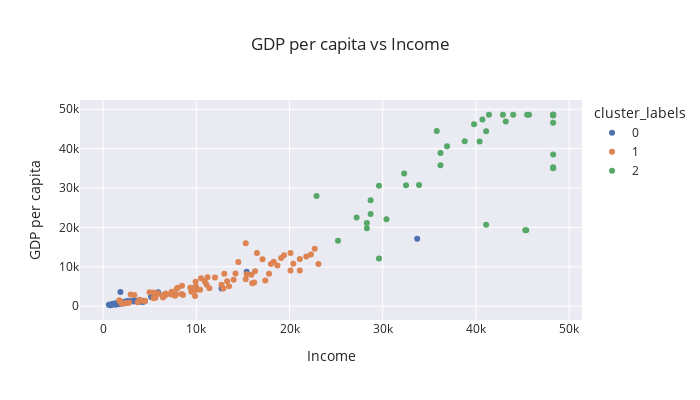

The notebook cell this image was saved under:
### Markdown cell above
#### Observation:

- **cluster 1 :** countries with medium level or average level of GDP per capita and medium or average level of Child mortality rate.

- **cluster 2 :** countries with very high GDP per capita and very low Child Mortality Rate.

- **cluster 0 :** countries with very low GDP per capita and very high Child Mortality Rate.

### Code cell
# GDP per capita vs Income 
px.scatter(countries, x="income", y="gdpp", hover_name="country", color="cluster_labels", 
           width=700, height=400, template="seaborn", 
           labels={"income":"Income", "gdpp":"GDP per capita"},
           title="GDP per capita vs Income")

### Figure 1 — Plotly figure (JSON) as saved in the notebook; plotly's stock layout.template omitted (floating-point values rounded to 4 significant figures)
{"data": [{"hoverlabel": {"namelength": 0}, "hovertemplate": "<b>%{hovertext}</b><br><br>cluster_labels=0<br>Income=%{x}<br>GDP per capita=%{y}", "hovertext": ["Afghanistan", "Angola", "Benin", "Burkina Faso", "Burundi", "Cameroon", "Central African Republic", "Chad", "Comoros", "Congo, Dem. Rep.", "Congo, Rep.", "Cote d'Ivoire", "Equatorial Guinea", "Eritrea", "Gabon", "Gambia", "Ghana", "Guinea", "Guinea-Bissau", "Haiti", "Iraq", "Kenya", "Lao", "Lesotho", "Liberia", "Madagascar", "Malawi", "Mali", "Mauritania", "Mozambique", "Niger", "Nigeria", "Pakistan", "Rwanda", "Senegal", "Sierra Leone", "Sudan", "Tanzania", "Timor-Leste", "Togo", "Uganda", "Yemen", "Zambia"], "legendgroup": "0", "marker": {"color": "rgb(76,114,176)", "symbol": "circle"}, "mode": "markers", "name": "0", "showlegend": true, "type": "scatter", "x": [1610, 5900, 1820, 1430, 764, 2660, 888, 1930, 1410, 609, 5190, 2690, 33700, 1420, 15400, 1660, 3060, 1190, 1390, 1500, 12700, 2480, 3980, 2380, 700, 1390, 1030, 1870, 3320, 918, 814, 5150, 4280, 1350, 2180, 1220, 3370, 2090, 1850, 1210, 1540, 4480, 3280], "xaxis": "x", "y": [553, 3530, 758, 575, 231, 1310, 446, 897, 769, 334, 2740, 1220, 17100, 482, 8750, 562, 1310, 648, 547, 662, 4500, 967, 1140, 1170, 327, 413, 459, 708, 1200, 419, 348, 2330, 1040, 563, 1000, 399, 1480, 702, 3600, 488, 595, 1310, 1460], "yaxis": "y"}, {"hoverlabel": {"namelength": 0}, "hovertemplate": "<b>%{hovertext}</b><br><br>cluster_labels=1<br>Income=%{x}<br>GDP per capita=%{y}", "hovertext": ["Albania", "Algeria", "Antigua and Barbuda", "Argentina", "Armenia", "Azerbaijan", "Bangladesh", "Barbados", "Belarus", "Belize", "Bhutan", "Bolivia", "Bosnia and Herzegovina", "Botswana", "Brazil", "Bulgaria", "Cambodia", "Cape Verde", "Chile", "China", "Colombia", "Costa Rica", "Croatia", "Dominican Republic", "Ecuador", "Egypt", "El Salvador", "Estonia", "Fiji", "Georgia", "Grenada", "Guatemala", "Guyana", "Hungary", "India", "Indonesia", "Iran", "Jamaica", "Jordan", "Kazakhstan", "Kiribati", "Kyrgyz Republic", "Latvia", "Lebanon", "Lithuania", "Macedonia, FYR", "Malaysia", "Maldives", "Mauritius", "Micronesia, Fed. Sts.", "Moldova", "Mongolia", "Montenegro", "Morocco", "Myanmar", "Namibia", "Nepal", "Panama", "Paraguay", "Peru", "Philippines", "Poland", "Romania", "Russia", "Samoa", "Serbia", "Seychelles", "Solomon Islands", "South Africa", "Sri Lanka", "St. Vincent and the Grenadines", "Suriname", "Tajikistan", "Thailand", "Tonga", "Tunisia", "Turkey", "Turkmenistan", "Ukraine", "Uruguay", "Uzbekistan", "Vanuatu", "Venezuela", "Vietnam"], "legendgroup": "1", "marker": {"color": "rgb(221,132,82)", "symbol": "circle"}, "mode": "markers", "name": "1", "showlegend": true, "type": "scatter", "x": [9930, 12900, 19100, 18700, 6700, 16000, 2440, 15300, 16200, 7880, 6420, 5410, 9720, 13300, 14500, 15300, 2520, 5830, 19400, 9530, 10900, 13000, 20100, 11100, 9350, 9860, 7300, 22700, 7350, 6730, 11200, 6710, 5840, 22300, 4410, 8430, 17400, 8000, 9470, 20100, 1730, 2790, 18300, 16300, 21100, 11400, 21100, 10500, 15900, 3340, 3910, 7710, 14000, 6440, 3720, 8460, 1990, 15400, 7290, 9960, 5600, 21800, 17800, 23100, 5400, 12700, 20400, 1780, 12000, 8560, 9920, 14200, 2110, 13500, 4980, 10400, 18000, 9940, 7820, 17100, 4240, 2950, 16500, 4490], "xaxis": "x", "y": [4090, 4460, 12200, 10300, 3220, 5840, 758, 16000, 6030, 4340, 2180, 1980, 4610, 6350, 11200, 6840, 786, 3310, 12900, 4560, 6250, 8200, 13500, 5450, 4660, 2600, 2990, 14600, 3650, 2960, 7370, 2830, 3040, 13100, 1350, 3110, 6530, 4680, 3680, 9070, 1490, 880, 11300, 8860, 12000, 4540, 9070, 7100, 8000, 2860, 1630, 2650, 6680, 2830, 988, 5190, 592, 8080, 3230, 5020, 2130, 12600, 8230, 10700, 3450, 5410, 10800, 1290, 7280, 2810, 6230, 8300, 738, 5080, 3550, 4140, 10700, 4440, 2970, 11900, 1380, 2970, 13500, 1310], "yaxis": "y"}, {"hoverlabel": {"namelength": 0}, "hovertemplate": "<b>%{hovertext}</b><br><br>cluster_labels=2<br>Income=%{x}<br>GDP per capita=%{y}", "hovertext": ["Australia", "Austria", "Bahamas", "Bahrain", "Belgium", "Brunei", "Canada", "Cyprus", "Czech Republic", "Denmark", "Finland", "France", "Germany", "Greece", "Iceland", "Ireland", "Israel", "Italy", "Japan", "Kuwait", "Libya", "Luxembourg", "Malta", "Netherlands", "New Zealand", "Norway", "Oman", "Portugal", "Qatar", "Saudi Arabia", "Singapore", "Slovak Republic", "Slovenia", "South Korea", "Spain", "Sweden", "Switzerland", "United Arab Emirates", "United Kingdom", "United States"], "legendgroup": "2", "marker": {"color": "rgb(85,168,104)", "symbol": "circle"}, "mode": "markers", "name": "2", "showlegend": true, "type": "scatter", "x": [41400, 43200, 22900, 41100, 41100, 48290.0, 40700, 33900, 28300, 44000, 39800, 36900, 40400, 28700, 38800, 45700, 29600, 36200, 35800, 48290.0, 29600, 48290.0, 28300, 45500, 32300, 48290.0, 45300, 27200, 48290.0, 45400, 48290.0, 25200, 28700, 30400, 32500, 42900, 48290.0, 48290.0, 36200, 48290.0], "xaxis": "x", "y": [48610, 46900, 28000, 20700, 44400, 35300, 47400, 30800, 19800, 48610, 46200, 40600, 41800, 26900, 41900, 48610, 30600, 35800, 44500, 38500, 12100, 48610, 21100, 48610, 33700, 48610, 19300, 22500, 48610, 19300, 46600, 16600, 23400, 22100, 30700, 48610, 48610, 35000, 38900, 48400], "yaxis": "y"}], "layout": {"height": 400, "legend": {"title": {"text": "cluster_labels"}, "tracegroupgap": 0}, "title": {"text": "GDP per capita vs Income"}, "width": 700, "xaxis": {"anchor": "y", "domain": [0, 1], "title": {"text": "Income"}}, "yaxis": {"anchor": "x", "domain": [0, 1], "title": {"text": "GDP per capita"}}}}
